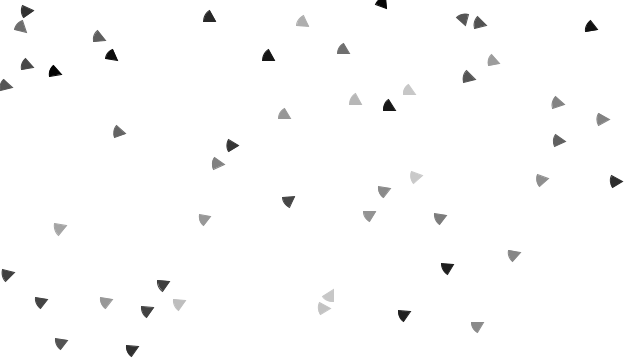
Frame 1 (no input)
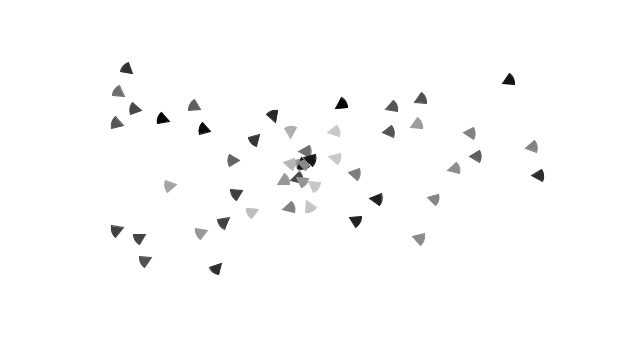
Frame 60 (the mouse pressed at the canvas centre just before this capture)
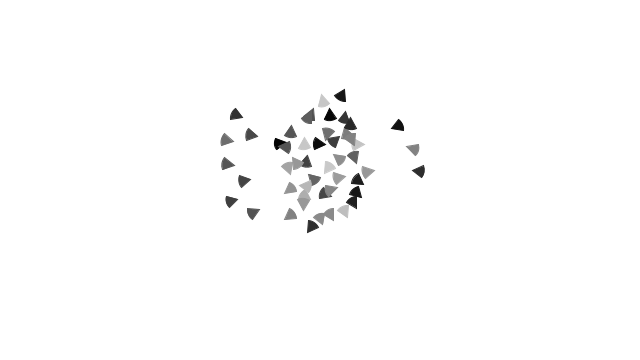
Frame 120 (the mouse held since frame 60 and released just before this capture)

The Processing sketch that drew these frames (run headless with seeded random() and noise(); from frame 60 on, the mouse is pressed at the canvas centre):

// Processing sketch: group_behaviors
// ── group_behaviors.pde
ArrayList<Vehicle> vehicles;

void setup() {
  size(640, 360);
  vehicles = new ArrayList<Vehicle>();
  for (int i = 0; i < 50; i++) {
    vehicles.add(new Vehicle(new PVector(random(width), random(height))));
  }
}

void draw() {
  background(255);
  for (Vehicle v : vehicles) {
    v.wander();
    v.separate(vehicles);
    v.cohere(vehicles);
    v.avoidEdges();
    v.update();
    v.display();
  }
}

void mouseDragged() {
  vehicles.add(new Vehicle(new PVector(mouseX, mouseY)));
}

// ── vehicle.pde
class Vehicle {
  PVector loc, vel, acc;
  float maxSpeed, maxForce;
  float mass, r, col;
  float wanderMag, wanderR, wanderTheta; 
  float sep, coh;
  
  Vehicle(PVector _loc) {
    loc = _loc.get();
    vel = new PVector(1, 0);
    acc = new PVector(0, 0);
    maxSpeed = 2;
    maxForce = 1;
    mass = 1;
    
    r = 12;
    col = random(0, 210);
    
    wanderMag = 100;
    wanderR = 25;
    wanderTheta = 0;
    
    sep = r * 2;
    coh = sq(r);
  }
  
  void cohere(ArrayList<Vehicle> others) {
    PVector desiredAve = new PVector();
    int count = 0;
    for (Vehicle other : others) {
      float d = PVector.dist(loc, other.loc);
      if (d > coh) {
        PVector desired = PVector.sub(other.loc, loc);
        desired.normalize();
        desired.div(d);
        desiredAve.add(desired);
        count++;
      }
    }
    if (count > 0) {
      desiredAve.div(count);
      desiredAve.setMag(maxSpeed);
      PVector steer = PVector.sub(desiredAve, vel);
      steer.limit(maxForce);
      applyForce(steer);
    }
  }
  
  void separate(ArrayList<Vehicle> others) {
    PVector desiredAve = new PVector();
    int count = 0;
    for (Vehicle other : others) {
      float d = PVector.dist(loc, other.loc);
      if (d > 0 && d < sep) {
        PVector desired = PVector.sub(loc, other.loc);
        desired.normalize();
        desired.div(d);
        desiredAve.add(desired);
        count++;
      }
    }
    if (count > 0) {
      desiredAve.div(count);
      desiredAve.setMag(maxSpeed);
      PVector steer = PVector.sub(desiredAve, vel);
      steer.limit(maxForce);
      applyForce(steer);
    }
  }
  
  void wander() {
    wanderTheta += random(-PI/8, PI/8);
    PVector desired = new PVector(wanderMag, 0);
    desired.rotate(vel.heading());
    PVector offset = new PVector(wanderR * cos(wanderTheta), wanderR * sin(wanderTheta));
    desired.add(offset);
    PVector steer = PVector.sub(desired, vel);
    steer.limit(maxForce);
    applyForce(steer);
  }
  
  // inverse of seek
  void flee(PVector threat) {
    PVector desired = PVector.sub(loc, threat);
    desired.setMag(maxSpeed);
    PVector steer = PVector.sub(desired, vel);
    steer.limit(maxForce);
    applyForce(steer);
  }
  
  void seek(PVector target) {
    PVector desired = PVector.sub(target, loc);
    desired.setMag(maxSpeed);
    PVector steer = PVector.sub(desired, vel);
    steer.limit(maxForce);
    applyForce(steer);
  }
  
  void avoidEdges() {
    float border = 10;
    PVector desired = vel.get();
    if (loc.x < border) {
      desired.x = maxSpeed;  
    } else if (loc.x > width - border) {
      desired.x = -maxSpeed;
    }
    if (loc.y < border) {
      desired.y = maxSpeed;
    } else if (loc.y > height - border) { 
      desired.y = -maxSpeed;
    }
    PVector steer = PVector.sub(desired, vel);
    steer.limit(maxForce);
    applyForce(steer);
  }
  
  void applyForce(PVector force) {
    PVector f = force.get();
    f.div(mass);
    acc.add(f);
  }
  
  void update() {
    vel.add(acc);
    vel.limit(maxSpeed);
    loc.add(vel);
    acc.mult(0);
  }
  
  void display() {    
    stroke(col);
    fill(col);
    pushMatrix();
    translate(loc.x, loc.y);
    rotate(vel.heading());
    // body
//    ellipse(0, 0, r*2, r*2);
    arc(0, 0, r*2, r*2, radians(150), radians(210), PIE);
    popMatrix();
  }
}
